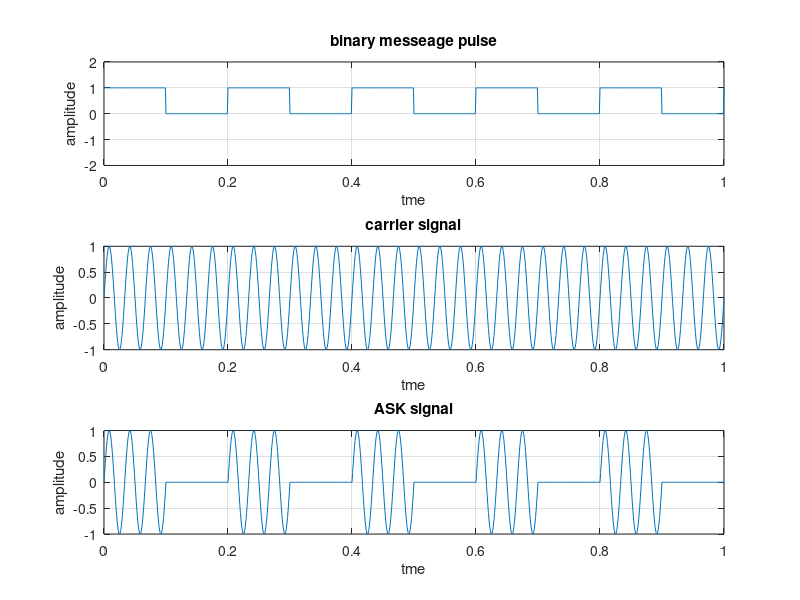

This figure's MATLAB source:
clc;
close all;
a=1;   
fm=5; 
fc=30; 
t=0:0.001:1;

m=a/2*square(2*pi*fm*t)+a/2;  % equation for binary message pulse 
c=a*sin(2*pi*fc*t);  % equation for carrier signal 
ask=c.*m;    % equation for ask

subplot(3,1,1);
plot(t,m);
title('binary messeage pulse');
xlabel('tme');
ylabel('amplitude');
grid on;
ylim([-2,2]);

subplot(3,1,2);
plot(t,c);
title('carrier signal');
xlabel('tme');
ylabel('amplitude');
grid on;

subplot(3,1,3);
plot(t,ask);
title('ASK signal');
xlabel('tme');
ylabel('amplitude');
grid on;


